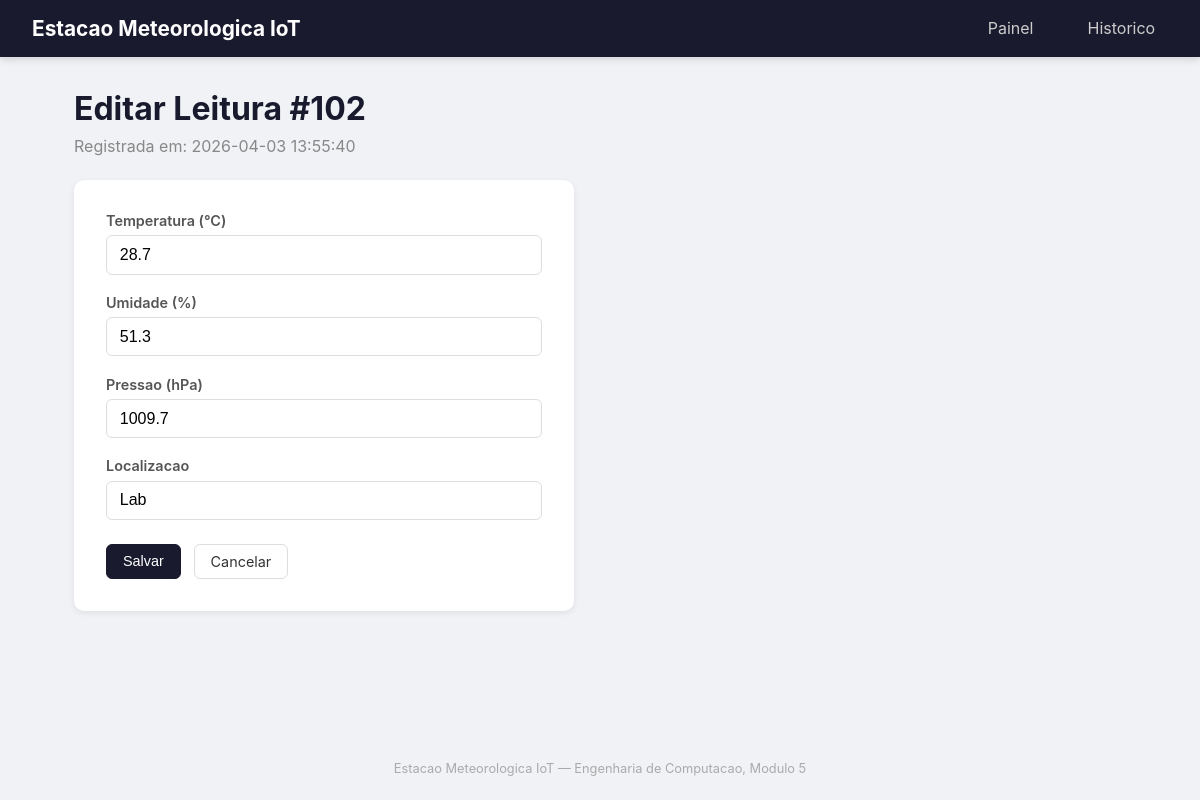
Page /leituras/102 on the committed database.
### tables this page shows
CREATE TABLE leituras (
    id INTEGER PRIMARY KEY AUTOINCREMENT,
    temperatura REAL NOT NULL,
    umidade REAL NOT NULL,
    pressao REAL,
    localizacao TEXT DEFAULT 'Lab',
    timestamp DATETIME DEFAULT (datetime('now','localtime'))
);

### app.py (the view)
@app.route('/leituras/<int:id>', methods=['GET'])
def detalhe(id):
    leitura = buscar_leitura(id)
    if not leitura:
        return jsonify({'erro': 'Leitura não encontrada'}), 404
    if request.args.get('formato') == 'json':
        return jsonify(leitura)
    return render_template('editar.html', leitura=leitura)

### database.py (called while the page is built)
def get_db_connection():
    conn = sqlite3.connect(DATABASE, timeout=10)
    conn.execute('PRAGMA journal_mode=WAL')
    conn.execute('PRAGMA busy_timeout=5000')
    conn.row_factory = sqlite3.Row
    return conn

def buscar_leitura(id):
    conn = get_db_connection()
    leitura = conn.execute('SELECT * FROM leituras WHERE id = ?', (id,)).fetchone()
    conn.close()
    if leitura:
        return dict(leitura)
    return None

### templates/editar.html (shortened to what this page needs)
{% extends "base.html" %}
{% block content %}
<h1>Editar Leitura #{{ leitura.id }}</h1>
<p class="subtitle">Registrada em: {{ leitura.timestamp }}</p>
<form id="form-editar" class="form-card">
    <div class="form-group">
        <label for="temperatura">Temperatura (&#176;C)</label>
        <input type="number" step="0.1" id="temperatura" name="temperatura"
               value="{{ leitura.temperatura }}" required>
    </div>
    <div class="form-group">
        <label for="umidade">Umidade (%)</label>
        <input type="number" step="0.1" id="umidade" name="umidade"
               value="{{ leitura.umidade }}" required>
    </div>
    <div class="form-group">
        <label for="pressao">Pressao (hPa)</label>
        <input type="number" step="0.1" id="pressao" name="pressao"
               value="{{ leitura.pressao if leitura.pressao else '' }}">
    </div>
    <div class="form-group">
        <label for="localizacao">Localizacao</label>
        <input type="text" id="localizacao" name="localizacao"
               value="{{ leitura.localizacao }}">
    </div>
    <div class="form-actions">
        <button type="submit" class="btn btn-primary">Salvar</button>
        <a href="{{ url_for('listar') }}" class="btn">Cancelar</a>
    </div>
</form>
{% endblock %}

### static/css/style.css (style rules this page uses)
* { margin: 0; padding: 0; box-sizing: border-box; }
body { font-family: -apple-system, BlinkMacSystemFont, 'Segoe UI', Roboto, sans-serif; background: #f0f2f5; color: #333; min-height: 100vh; display: flex; flex-direction: column; }
.btn { display: inline-block; padding: 0.5rem 1rem; border: 1px solid #ddd; border-radius: 6px; background: #fff; color: #333; cursor: pointer; font-size: 0.9rem; text-decoration: none; transition: all 0.2s; }
.btn-primary { background: #1a1a2e; color: #fff; border-color: #1a1a2e; }
.form-card { background: #fff; border-radius: 10px; padding: 2rem; max-width: 500px; box-shadow: 0 2px 6px rgba(0,0,0,0.08); }
.form-group { margin-bottom: 1.2rem; }
.form-group label { display: block; margin-bottom: 0.4rem; font-weight: 600; font-size: 0.9rem; color: #555; }
.form-group input { width: 100%; padding: 0.6rem 0.8rem; border: 1px solid #ddd; border-radius: 6px; font-size: 1rem; }
.form-actions { display: flex; gap: 0.8rem; margin-top: 1.5rem; }
.subtitle { color: #888; margin-bottom: 1.5rem; }
h1 { margin-bottom: 0.5rem; color: #1a1a2e; }

### rows in the picture
leituras: id "102", timestamp "2026-04-03 13:55:40", temperatura "28.7", umidade "51.3", pressao "1009.7", localizacao "Lab"
